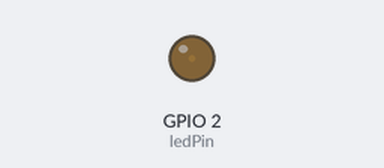
The sketch below on a simulated ESP32. Shown: output pins drawn as LEDs (lit = HIGH). What the sketch prints to the serial monitor is not drawn.

Above: at 0.05 s.
At 1.15 s:
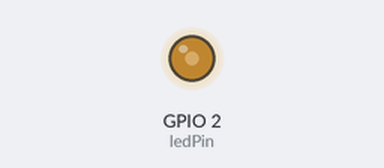
At 2.3 s:
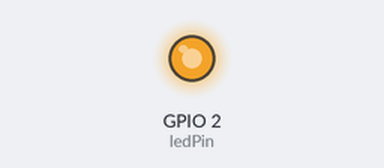
At 4.6 s:
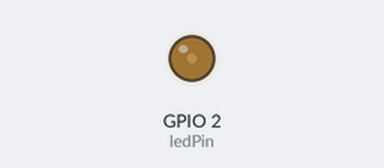
Timing chart, 0 to 6.7 s (numbered marks = the images above):
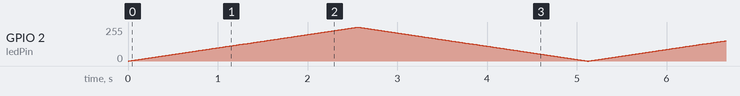

The sketch:

lab03.ino
```cpp
// lab03 — PWM LED 呼吸灯
// 板载 LED 连接 GPIO 2，通过 PWM 控制亮度

const int ledPin = 2;      // LED 引脚

// PWM 参数配置
const int freq = 5000;     // PWM 频率 5000Hz (高于人眼闪烁感知)
const int resolution = 8;  // 分辨率 8 位 → 占空比范围 0~255

// 呼吸节奏参数
const int STEP_DELAY = 10;   // 每步延时 10ms，控制呼吸速度
const int DUTY_MAX   = 255;  // 最大占空比 (2^8 - 1)

void setup() {
  Serial.begin(115200);
  // 将 LED 引脚绑定到 PWM 通道（自动分配），设置频率和分辨率
  ledcAttach(ledPin, freq, resolution);
  Serial.println("=== lab03 PWM 呼吸灯 ===");
}

void loop() {
  // 渐亮阶段：占空比从 0 递增到 255
  for (int dutyCycle = 0; dutyCycle <= DUTY_MAX; dutyCycle++) {
    ledcWrite(ledPin, dutyCycle);  // 更新 PWM 占空比
    delay(STEP_DELAY);
  }

  // 渐暗阶段：占空比从 255 递减到 0
  for (int dutyCycle = DUTY_MAX; dutyCycle >= 0; dutyCycle--) {
    ledcWrite(ledPin, dutyCycle);
    delay(STEP_DELAY);
  }

  Serial.println("Breathing cycle completed");  // 每个呼吸周期输出一次
}
```
